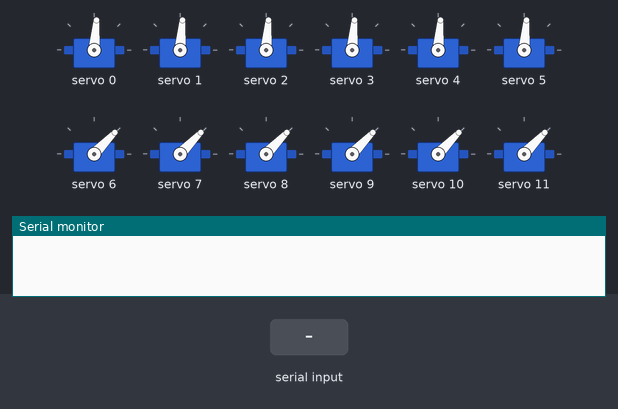
This program was run on a simulated Arduino Nano, built with avr-gcc and run on an emulated ATmega328P. Shown: 12 × servo, the last lines printed to the serial monitor. The inputs (shaded band) are chosen by the test bench.

Above: at 1.2 s.
1.3 s: "90,45\n" received over the second serial link
At 4.19 s:
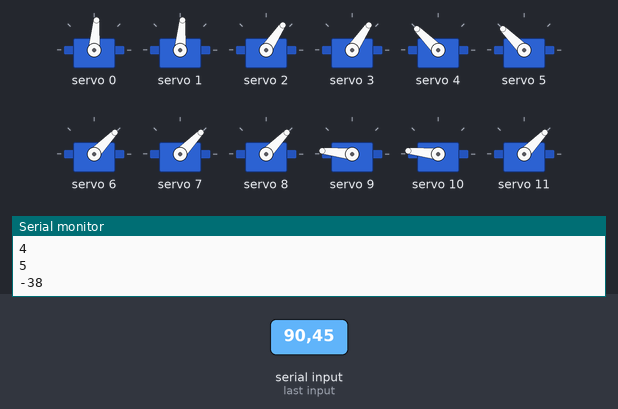
4.3 s: "30,150\n" received over the second serial link
At 5.1 s:
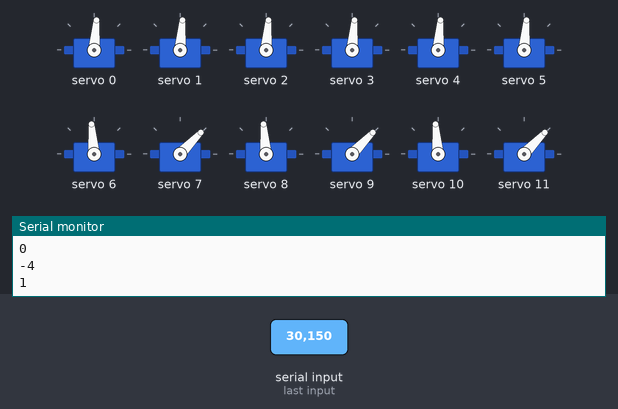
10.3 s: "2\n" received over the second serial link
At 12.6 s:
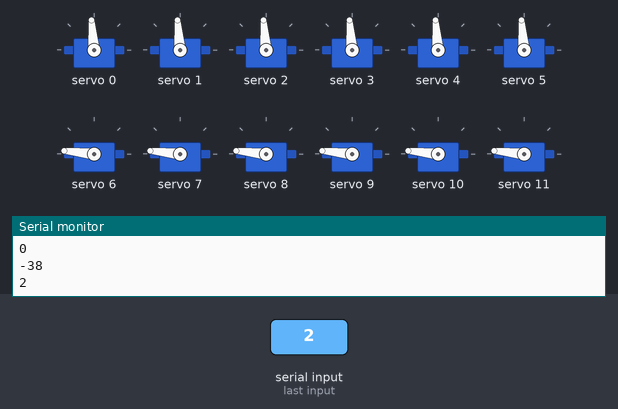
Timing chart, 0 to 19.3 s (numbered marks = the images above; inputs shaded):
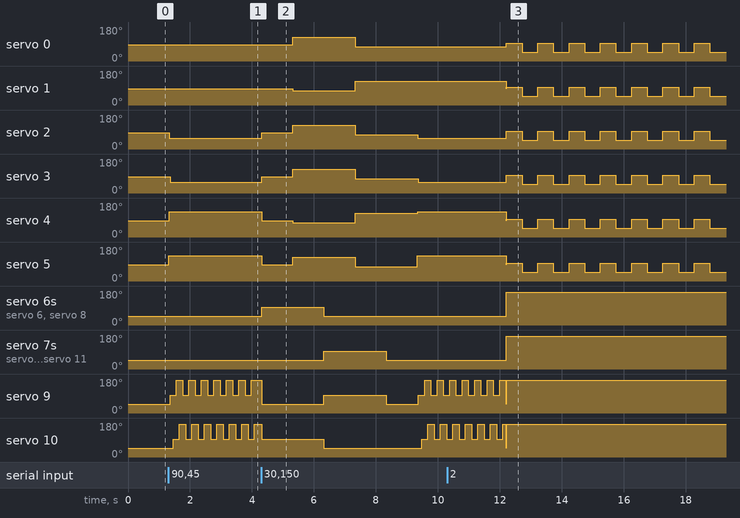

The program:

main.cpp
```cpp
#include <Arduino.h>
#include <SoftwareSerial.h>
#include <Wire.h>
#include <Adafruit_PWMServoDriver.h>
#include <Adafruit_SPIDevice.h>

#define SERVOMIN 125
#define SERVOMAX 575
int stage = 2;

 int values [2] [12] = {
  {90,90,90,90,90,90,50,50,50,50,50,50},
 {90,90,90,90,90,90,50,100,50,100,50,100},
// {90,50,90,90,140,90,30,40,40,40,40,30},
  //{90,90,90,90,50,90,90,40,40,40,40,150},
   //{90,140,90,90,50,90,40,40,40,40,40,40},

// 0   1  2  3   4  5 | 6   7  8  9  10 11


/*
   {0,130},
   {2,130},
   {4,80},
   {3,130},
   {5,130},
   {1,80},

    {6,60},
  {8,60},
  {10,60},
  {7,100},
  {9,100},
  {11,100},

   {0,80},
  {2,80},
  {4,130},
  {3,80},
  {5,80},
  {1,130}
*/


 };


/*
test všech serv.

int angleToPulse(int ang) {
  int pulse = map(ang,0,180, SERVOMIN,SERVOMAX);
  Serial.print("Angle: ");Serial.print(ang);
  Serial.print(" pulse: ");Serial.println(pulse);
  return pulse;
}

void loop() {
  for(int i=0; i<12; i++){
    for(int angle = 0; angle < 181; angle+=10){
      delay(50);
      pwm.setPWM(i, 0, angleToPulse(angle));
    }
  }
  delay(1000);
}*/


SoftwareSerial BTserial(2, 3); // RX | TX
Adafruit_PWMServoDriver pwm = Adafruit_PWMServoDriver();
int data = 0;


void setServoAngle(uint8_t servoNum, int angle) {
  int pulse = map(angle, 0, 180, SERVOMIN, SERVOMAX);
  pwm.setPWM(servoNum, 0, pulse);
}


void setup()
{
  Serial.begin(38400);
  BTserial.begin(38400);
  pwm.begin();
  pwm.setPWMFreq(60);

  data = 0;

}

void loop()
{
   if(BTserial.available() > 0) {
    int read = BTserial.read();
    data = read - 48;
     Serial.println(data,DEC);


}
if(data == 0) {
setServoAngle(0,90);
setServoAngle(1,90);
setServoAngle(2,90);
setServoAngle(3,90);
setServoAngle(4,90);
setServoAngle(5,90);
setServoAngle(6,50);
setServoAngle(7,50);
setServoAngle(8,50);
setServoAngle(9,50);
setServoAngle(10,50);
setServoAngle(11,50);
}


if(data == 1) {
    BTserial.end();
  setServoAngle(6,100);
  setServoAngle(8,100);
  setServoAngle(10,100);
  delay(1000);
  setServoAngle(0,130);
  setServoAngle(2,130);
  setServoAngle(4,80);
  setServoAngle(3,130);
  setServoAngle(5,130);
  setServoAngle(1,80);
  delay(1000);
  setServoAngle(6,50);
  setServoAngle(8,50);
  setServoAngle(10,50);
  setServoAngle(7,100);
  setServoAngle(9,100);
  setServoAngle(11,100);
  delay(1000);
  setServoAngle(0,80);
  setServoAngle(2,80);
  setServoAngle(4,130);
  setServoAngle(3,80);
  setServoAngle(5,80);
  setServoAngle(1,130);
  delay(1000);
  setServoAngle(7,50);
  setServoAngle(9,50);
  setServoAngle(11,50);
  delay(1000);
  data = 0;
      BTserial.begin(38400);
  }
if(data == 2) {
    BTserial.end();
  setServoAngle(6, 180);
  setServoAngle(7, 180);
  setServoAngle(8, 180);
  setServoAngle(9, 180);
  setServoAngle(10, 180);
  setServoAngle(11, 180);
  for (size_t i = 0; i < 7; i++)
  {
  setServoAngle(0, 100);
  setServoAngle(1, 100);
  setServoAngle(2, 100);
  setServoAngle(3, 100);
  setServoAngle(4, 100);
  setServoAngle(5, 100);
  delay(500);
  setServoAngle(0, 50);
  setServoAngle(1, 50);
  setServoAngle(2, 50);
  setServoAngle(3, 50);
  setServoAngle(4, 50);
  setServoAngle(5, 50);
  delay(500);
  }
  data = 0;
      BTserial.begin(38400);
  }


if(data == 5) {
    BTserial.end();
  setServoAngle(5, 140);
  delay(10);
  setServoAngle(2, 60);
  delay(10);
  setServoAngle(4, 140);
  delay(10);
  setServoAngle(3, 60);
  delay(10);
  for (size_t i = 0; i < 7; i++)
  {
    setServoAngle(9, 100);
  delay(100);
  setServoAngle(10, 100);
  delay(100);
  setServoAngle(9, 180);
  delay(100);
  setServoAngle(10, 180);
  delay(100);
  }
  data = 0;
      BTserial.begin(38400);
  }


}
```

Measured:
- after the input at 1.3 s, servo 2: 85° → 56° at once; servo 3: 85° → 56° after 0.06 s; servo 4, servo 5: 85° → 135° at once; servo 9: alternates 174° for 0.20 s and 95° for 0.20 s, starting after 0.06 s; servo 10: alternates 174° for 0.20 s and 95° for 0.20 s, starting after 0.16 s
- after the input at 4.3 s, servo 0: 85° → 125° after 1.0 s, → 75° 2.0 s later; servo 1: 85° → 75° after 1.0 s, → 125° 2.0 s later
- after the input at 10.3 s, servo 6–8, servo 11: 46° → 174° after 1.9 s
